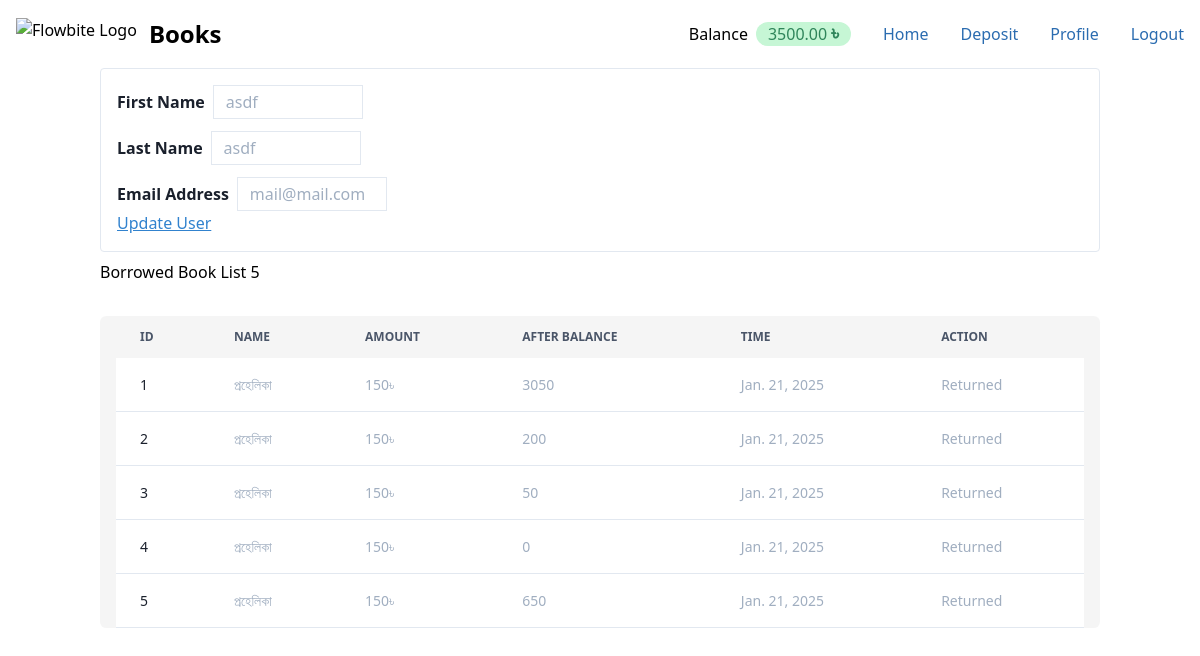
Screenshot of /profile/borrows/ (signed in) with the database file from the repository.
### user/models.py (models this page shows)
class UserProfile(models.Model):
    user = models.OneToOneField(User,on_delete=models.CASCADE)
    balance = models.DecimalField(max_digits=10,decimal_places=2,default=0.00)

### borrow/models.py (models this page shows, shortened)
class BorrowModel(models.Model):
    user = models.ForeignKey(User, on_delete= models.CASCADE)
    book = models.ForeignKey(BookModel, on_delete=models.CASCADE)
    balance_after_record = models.IntegerField()
    is_returned = models.BooleanField(default=False)
    created_at = models.DateField(auto_now=True)

### book/models.py (models this page shows, shortened)
class BookModel(models.Model):
    title = models.CharField(max_length=250)
    author = models.ForeignKey(User,on_delete=models.CASCADE)
    image = models.ImageField(upload_to='books/')
    quantity = models.IntegerField()
    price = models.IntegerField()
    genres = models.ManyToManyField(BookGenre)
    description = models.CharField(max_length=130)
    class Meta:
        verbose_name = "Book"
        verbose_name_plural = "Books"

### library_management/views.py (the view, shortened to what this page needs)
# urls.py: path("profile/borrows/", borrows, name="borrows"),
def borrows(request):
    items = BorrowModel.objects.filter(user__id=request.user.id)
    return render(request,'borrow.html',{'items':items})

### templates/borrow.html
{% extends "base.html" %} {% load tailwind_filters %} {% block content %}
<div class="max-w-screen-xl mx-auto">
  <div class="grid grid-cols-12">
    <div class="col-span-10 col-start-2">
      <div class="border px-4 py-4 rounded mb-2">
        <dl class="flex gap-2 items-center">
          <dt class="font-semibold text-gray-900 dark:text-white">
            First Name
          </dt>
          <dd
            class="text-gray-500 dark:text-gray-400 border py-1 px-3"
            style="min-width: 150px"
          >
            {{user.first_name}}
          </dd>
        </dl>
        <dl class="flex gap-2 items-center mt-3">
          <dt class="font-semibold text-gray-900 dark:text-white">Last Name</dt>
          <dd
            class="text-gray-500 dark:text-gray-400 border py-1 px-3"
            style="min-width: 150px"
          >
            {{user.last_name}}
          </dd>
        </dl>
        <dl class="flex gap-2 items-center mt-3">
          <dt class="font-semibold text-gray-900 dark:text-white">
            Email Address
          </dt>
          <dd
            class="text-gray-500 dark:text-gray-400 border py-1 px-3"
            style="min-width: 150px"
          >
            {{user.email}}
          </dd>
        </dl>
        <a class="underline text-blue-600" href="{% url 'profile-update' %}"
          >Update User</a
        >
      </div>
      <h2>Borrowed Book List {{ items | length }}</h2>
      {% if items.count > 0 %}
      <div
        style="
          background: #f0f0f0a1;
          border-radius: 0.4rem;
          padding-inline: 1rem;
          margin-top: 2rem;
        "
      >
        <div class="relative overflow-x-auto">
          <table
            class="w-full text-sm text-left rtl:text-right text-gray-500 dark:text-gray-400"
          >
            <thead
              class="text-xs text-gray-700 uppercase bg-gray-50 dark:bg-gray-700 dark:text-gray-400"
            >
              <tr>
                <th scope="col" class="px-6 py-3">Id</th>
                <th scope="col" class="px-6 py-3">Name</th>
                <th scope="col" class="px-6 py-3">Amount</th>
                <th scope="col" class="px-6 py-3">After Balance</th>
                <th scope="col" class="px-6 py-3">Time</th>
                <th scope="col" class="px-6 py-3">Action</th>
              </tr>
            </thead>
            <tbody>
              {% for item in items %}
              <tr
                class="bg-white border-b dark:bg-gray-800 dark:border-gray-700"
              >
                <th
                  scope="row"
                  class="px-6 py-4 font-medium text-gray-900 whitespace-nowrap dark:text-white"
                >
                  {{item.id}}
                </th>
                <td class="px-6 py-4">{{item.book.title}}</td>
                <td class="px-6 py-4">{{item.book.price}}৳</td>
                <td class="px-6 py-4">{{item.balance_after_record}}</td>
                <td class="px-6 py-4">{{item.created_at}}</td>
                <td class="px-6 py-4">
                  {% if not item.is_returned %}
                  <form method="post">
                    {% csrf_token %}
                    <input type="hidden" value="{{item.id}}" name="trxid" />
                    <button
                      type="submit"
                      class="text-white bg-blue-700 hover:bg-blue-800 focus:ring-4 focus:ring-blue-300 font-medium rounded-lg text-sm px-5 py-2.5 me-2 mb-2 dark:bg-blue-600 dark:hover:bg-blue-700 focus:outline-none dark:focus:ring-blue-800 py-2"
                    >
                      Return
                    </button>
                  </form>
                  {% else %}
                  <div class="cursor-not-allowed">Returned</div>
                  {%endif%}
                </td>
              </tr>
              {% endfor %}
            </tbody>
          </table>
        </div>
      </div>
      {% else %}
      <h5>No Book Borrowed yet</h5>
      {% endif %}
      <br />
      <br />
      <br />
      <br />
    </div>
  </div>
</div>
{% endblock content %}

### templates/base.html (shortened to what this page needs)
<!DOCTYPE html>
<html lang="en">
  <head>
    <link
      href="https://unpkg.com/tailwindcss@^1.0/dist/tailwind.min.css"
      rel="stylesheet"
    />
  </head>
  <body>
    <nav class="bg-white border-gray-200 dark:bg-gray-900">
      <div
        class="max-w-screen-xl flex flex-wrap items-center justify-between mx-auto p-4"
      >
        <a
          href="{% url 'home' %}"
          class="flex items-center space-x-3 rtl:space-x-reverse"
        >
          <img
            src="https://flowbite.com/docs/images/logo.svg"
            class="h-8"
            alt="Flowbite Logo"
          />
          <span
            class="self-center text-2xl font-semibold whitespace-nowrap dark:text-white"
            >Books</span
          >
        </a>
        <div class="hidden w-full md:block md:w-auto" id="navbar-default">
          <ul
            class="font-medium flex flex-col p-4 md:p-0 mt-4 border border-gray-100 rounded-lg bg-gray-50 md:flex-row md:space-x-8 rtl:space-x-reverse md:mt-0 md:border-0 md:bg-white dark:bg-gray-800 md:dark:bg-gray-900 dark:border-gray-700"
          >
            {% if user.is_authenticated %}
            <li>
              <div class="flex">
                Balance
                <div class="bg-green-200 rounded-full px-3 text-green-700 ml-2">
                  {{user.userprofile.balance}}
                  <span class="font-bold leading-none text-xl">৳</span>
                </div>
              </div>
            </li>
            <li>
              <a
                href="{%url 'home' %}"
                class="block py-2 px-3 text-white bg-blue-700 rounded md:bg-transparent md:text-blue-700 md:p-0 dark:text-white md:dark:text-blue-500"
                aria-current="page"
                >Home</a
              >
            </li>
            <li>
              <a
                href="{%url 'deposit' %}"
                class="block py-2 px-3 text-white bg-blue-700 rounded md:bg-transparent md:text-blue-700 md:p-0 dark:text-white md:dark:text-blue-500"
                aria-current="page"
                >Deposit</a
              >
            </li>
            <li>
              <a
                href="{%url 'borrows' %}"
                class="block py-2 px-3 text-white bg-blue-700 rounded md:bg-transparent md:text-blue-700 md:p-0 dark:text-white md:dark:text-blue-500"
                aria-current="page"
                >Profile
              </a>
            </li>
            <li>
              <div
                href="{%url 'borrows' %}"
                class="block py-2 px-3 text-white bg-blue-700 rounded md:bg-transparent md:text-blue-700 md:p-0 dark:text-white md:dark:text-blue-500"
                aria-current="page"
              >
                <form action="{% url 'logout' %}" method="post">
                  <button type="submit" class="btn logout">Logout</button>
                </form>
              </div>
            </li>
            {% endif %}
          </ul>
        </div>
      </div>
    </nav>
     {% block content %} {% endblock content %}
  </body>
</html>

### rows the page displays
BorrowModel: id "1", book "প্রহেলিকা", book.price "150", balance_after_record "3050", created_at "Jan. 21, 2025", is_returned "Returned"
BorrowModel: id "2", book "প্রহেলিকা", book.price "150", balance_after_record "200", created_at "Jan. 21, 2025", is_returned "Returned"
BorrowModel: id "3", book "প্রহেলিকা", book.price "150", balance_after_record "50", created_at "Jan. 21, 2025", is_returned "Returned"
BorrowModel: id "4", book "প্রহেলিকা", book.price "150", balance_after_record "0", created_at "Jan. 21, 2025", is_returned "Returned"
BorrowModel: id "5", book "প্রহেলিকা", book.price "150", balance_after_record "650", created_at "Jan. 21, 2025", is_returned "Returned"

### other values shown
{{ user.userprofile.balance }} "3500.00"
{{ user.first_name }} "asdf"
{{ user.last_name }} "asdf"
{{ user.email }} "mail@mail.com"
{{ items | length }} "5"
